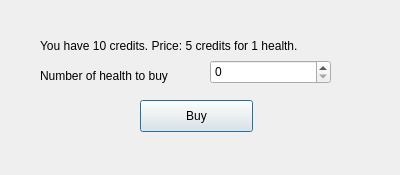
<?xml version="1.0" encoding="UTF-8"?>
<ui version="4.0">
 <class>BuyHealthDialog</class>
 <widget class="QDialog" name="BuyHealthDialog">
  <property name="geometry">
   <rect>
    <x>0</x>
    <y>0</y>
    <width>400</width>
    <height>175</height>
   </rect>
  </property>
  <property name="windowTitle">
   <string>Dialog</string>
  </property>
  <widget class="QLabel" name="credits_price_label">
   <property name="geometry">
    <rect>
     <x>40</x>
     <y>30</y>
     <width>311</width>
     <height>31</height>
    </rect>
   </property>
   <property name="text">
    <string>You have 10 credits. Price: 5 credits for 1 health.</string>
   </property>
  </widget>
  <widget class="QLabel" name="label_3">
   <property name="geometry">
    <rect>
     <x>40</x>
     <y>60</y>
     <width>161</width>
     <height>31</height>
    </rect>
   </property>
   <property name="text">
    <string>Number of health to buy</string>
   </property>
  </widget>
  <widget class="QSpinBox" name="healthspinBox">
   <property name="geometry">
    <rect>
     <x>210</x>
     <y>60</y>
     <width>121</width>
     <height>24</height>
    </rect>
   </property>
  </widget>
  <widget class="QPushButton" name="buyButton">
   <property name="geometry">
    <rect>
     <x>140</x>
     <y>100</y>
     <width>113</width>
     <height>32</height>
    </rect>
   </property>
   <property name="text">
    <string>Buy</string>
   </property>
  </widget>
  <widget class="QLabel" name="notificationLabel">
   <property name="geometry">
    <rect>
     <x>50</x>
     <y>130</y>
     <width>311</width>
     <height>41</height>
    </rect>
   </property>
   <property name="text">
    <string/>
   </property>
  </widget>
 </widget>
 <resources/>
 <connections/>
</ui>
